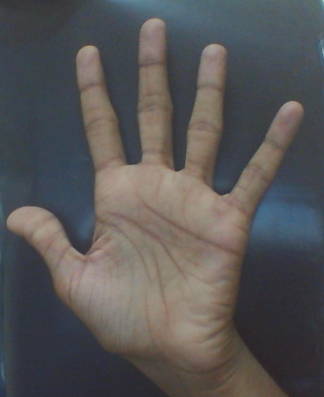
#> input picture testhand.png, 324 x 397 px, given in place of the camera
$ python cvjyoCam.py   (older library calls are emulated)
#> lines starting #> are read from the running program, lines starting #| are printed output that depends on the picture; after the words box and inside, x2 and y2 are one past the last pixel; in counts of white or black regions, pixels touching at a corner belong together
import cv2
import numpy as np
import sys
import math

def markPoints(pts, img):
    for pt in pts:
        cv2.circle(img, tuple((pt[0], pt[1])), 2, 0, -1)

def contourAreaComparator(cnt1, cnt2):
	if cv2.contourArea(cnt1) > cv2.contourArea(cnt2):
		return 1
	else:
		return -1

cap = cv2.VideoCapture(0)

while True:
	ret, frame = cap.read()
#> frame is the input picture: shape (397, 324, 3); mean B, G, R 86.2, 85.9, 87.7
	img = cv2.cvtColor(frame, cv2.COLOR_BGR2GRAY)
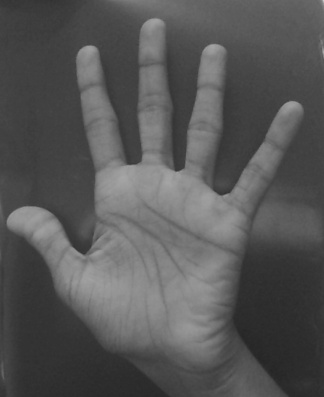
#> img: shape (397, 324); min 37, max 199, mean 86.3

	img = cv2.GaussianBlur(img, (5, 5), 0)
	height,width = img.shape
#> height = 397; width = 324

	_,otsu = cv2.threshold(img, 0, 255, cv2.THRESH_BINARY + cv2.THRESH_OTSU)
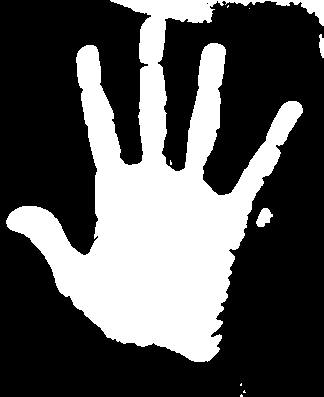
#> otsu: shape (397, 324); 33.5% white; 9 white regions (6 under 20 px)

	imgAnd = cv2.bitwise_and(img, otsu)
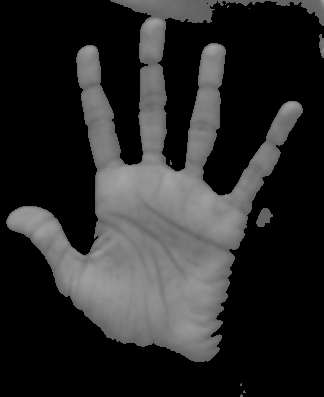
#> imgAnd: shape (397, 324); min 0, max 164, mean 42.2

	contours, hierarchy = cv2.findContours(otsu, 1, 2)
#> contours = 10 contours, 7 with area under 20; largest, box (x1, y1, x2, y2) and area: (6, 0, 324, 362) 41657, (256, 208, 273, 227) 178, (319, 34, 324, 58) 64

	area = []
	for cnt in contours:
		area.append(cv2.contourArea(cnt))
#> this loop made 10 passes
#> cnt on passes 3, 7, 8, 9: [[241, 383], [240, 384], [240, 385], [241, 385]], [[249, 8]], [[228, 5], [227, 6], [227, 7], [228, 6]], [[206, 3], [207, 2], [208, 3], [207, 4]]
#> after the loop, area = [3, 2, 1.5, 178.5, 2.5, 64.5, 0, 1, 2, 41657]

	area = np.array(area)
	idx = np.max(area)
#> idx = 41657
	idx = np.where(area==idx)[0][0]
#> idx = 9
	cnt = contours[idx]
#> cnt = contour of 990 points, box (x1, y1, x2, y2) (6, 0, 324, 362), area 41657

	hull = cv2.convexHull(cnt, returnPoints = False)
#> hull = 19 values, max 989 at index 0, min 0 at index 18, mean 406.7
	defects = cv2.convexityDefects(cnt, hull)
#> defects = 14 rows, first 6: [0, 150, 74, 28709], [150, 152, 151, 114], [152, 292, 217, 23377], [293, 295, 294, 162], [295, 341, 314, 2799], [342, 374, 347, 1046]

	for d in defects:
		s, e, f, appr = d[0]
		cv2.circle(imgAnd, tuple(cnt[f][0]), 2, 255, -1)
#> this loop made 14 passes
#> (s, e, f, appr) on passes 1 to 12: (0, 150, 74, 28709), (150, 152, 151, 114), (152, 292, 217, 23377), (293, 295, 294, 162), (295, 341, 314, 2799), (342, 374, 347, 1046), (374, 382, 379, 523), (382, 387, 384, 405), (387, 422, 399, 2135), (422, 426, 424, 256), (426, 428, 427, 114), (429, 431, 430, 114)
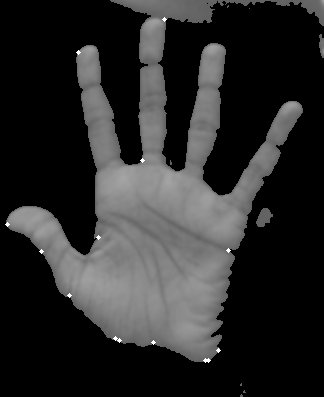
#> imgAnd: shape (397, 324); 0.14% of pixels changed, all inside (x1, y1, x2, y2) = (5, 17, 231, 363)

	dt = cv2.distanceTransform(otsu, cv2.cv.CV_DIST_L2, 3)
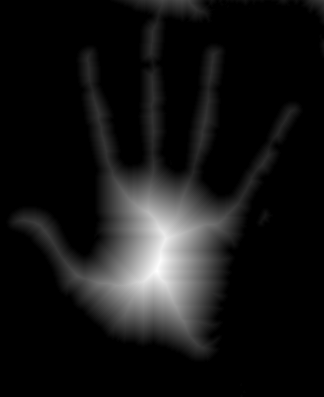
#> dt: shape (397, 324) float32; min 0, max 70.29, mean 5.9; drawn with min black and max white
	cv2.normalize(dt, dt, 0.0, 1.0, cv2.NORM_MINMAX);

	idx = np.where(dt==np.max(dt))
#> idx = ([271], [157])
	pt = (idx[0][0], idx[1][0])
#> pt = (271, 157)
	defPts = cnt[defects[:, 0, 2]]
#> defPts = contour of 14 points, box (x1, y1, x2, y2) (7, 19, 229, 361), area 33664
	defPts = defPts.reshape(-1,2)
#> defPts = 14 rows, first 8: [142, 160], [78, 52], [98, 237], [7, 224], [41, 251], [69, 295], [115, 338], [119, 340]

	thrDistTop = int(0.4*height)
#> thrDistTop = 158
	defPts = defPts[np.where(defPts[:, 1] > thrDistTop)[0]]
#> defPts = [[142, 160], [98, 237], [7, 224], [41, 251], [69, 295], [115, 338], [119, 340], [153, 342], [205, 360], [208, 360], [218, 350], [228, 250]]

	boundImg = np.zeros((height,width), np.uint8)
	cv2.fillPoly(boundImg, [defPts], 255)
#> boundImg: shape (397, 324); 17.1% white; 1 white region, box (x1, y1, x2, y2) and area: (7, 160, 229, 361) 22056
	imgRoi = cv2.bitwise_and(img, boundImg)
	imgRoi = cv2.adaptiveThreshold(imgRoi, 255, cv2.ADAPTIVE_THRESH_GAUSSIAN_C, cv2.THRESH_BINARY, 11, 2)
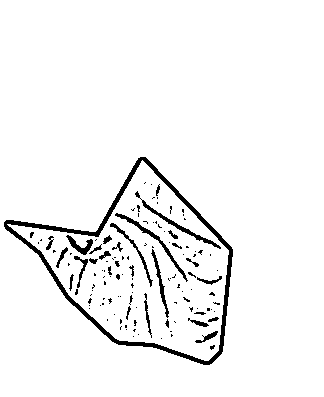
#> imgRoi: shape (397, 324); 95.5% white; 126 black regions (96 under 20 px), largest, box (x1, y1, x2, y2) and area: (4, 157, 233, 365) 2905, (135, 191, 221, 249) 357, (115, 213, 188, 282) 356

	kernel = np.ones((5,5),np.uint8)
	boundImg = cv2.erode(boundImg,kernel,iterations = 1)
#> boundImg: shape (397, 324); 15.8% white; 1 white region, box (x1, y1, x2, y2) and area: (15, 165, 227, 359) 20344
	imgRoi = cv2.bitwise_and(imgRoi, boundImg)
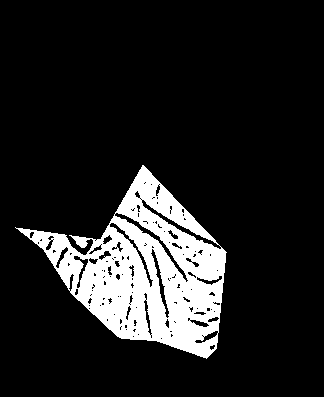
#> imgRoi: shape (397, 324); 13.6% white; 1 white region

	imgRoiC = imgRoi.copy()

	contours, hierarchy = cv2.findContours(imgRoiC, 1, 2)
#> contours = 161 contours, 121 with area under 20; largest, box (x1, y1, x2, y2) and area: (15, 165, 227, 359) 19836, (114, 212, 189, 283) 446, (141, 199, 222, 250) 418, (109, 222, 154, 288) 296, (150, 248, 170, 319) 290
#> (the run stopped early here; a loop or call above may not have finished)

$ run again, on adarshhand.jpg
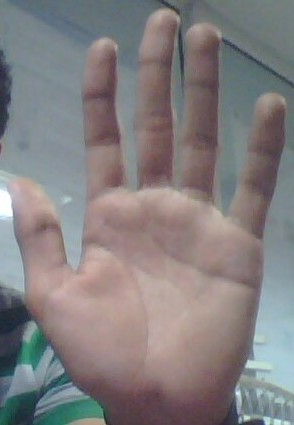
#> input picture adarshhand.jpg, 294 x 425 px, given in place of the camera
#> frame is the input picture: shape (425, 294, 3); mean B, G, R 127.8, 126.7, 131.1
#> otsu: shape (425, 294); 55.7% white; 22 black regions (6 under 20 px)
#> `contours, hierarchy = cv2.findContours(otsu, 1, 2)`: contours = 34 contours, 11 with area under 20; largest, box (x1, y1, x2, y2) and area: (0, 10, 294, 425) 65698, (8, 347, 64, 395) 1048, (139, 9, 180, 59) 934, (15, 218, 63, 255) 570, (186, 21, 223, 43) 428
#> the loop `for cnt in contours:` made 34 passes
#> cnt on passes 2, 3, 14, 15, 27, 28: [[39, 411]], [[42, 410]], [[173, 255], [174, 254], [175, 255], [174, 256]], [[83, 242], [84, 241], [85, 242], [84, 243]], [[220, 129], [220, 131], [221, 131], [221, 129]], [[184, 114], [184, 115]]
#> after the loop `for cnt in contours:`: area = 34 values, max 65698 at index 32, min 0 at index 1, mean 2086.2
#> `idx = np.max(area)`: idx = 65698
#> `idx = np.where(area==idx)[0][0]`: idx = 32
#> `cnt = contours[idx]`: cnt = contour of 917 points, box (x1, y1, x2, y2) (0, 10, 294, 425), area 65698
#> hull = [910, 854, 848, 463, 460, 364, 349, 348, 335, 139, 127, 76, 71, 6, 0]
#> defects = 14 rows, first 6: [910, 0, 912, 512], [0, 6, 3, 1030], [6, 71, 26, 3584], [71, 76, 74, 543], [76, 127, 93, 3235], [127, 139, 136, 663]
#> the loop `for d in defects:` made 14 passes
#> after the loop `for d in defects:`:
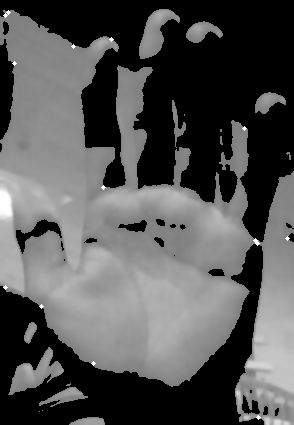
#> imgAnd: shape (425, 294); min 0, max 255, mean 83.8
#> `idx = np.where(dt==np.max(dt))`: idx = ([301], [122])
#> pt = (301, 122)
#> `defPts = cnt[defects[:, 0, 2]]`: defPts = contour of 14 points, box (x1, y1, x2, y2) (5, 12, 288, 418), area 51848
#> `defPts = defPts.reshape(-1,2)`: defPts = 14 rows, first 8: [8, 12], [5, 15], [14, 63], [5, 287], [41, 306], [93, 363], [257, 243], [258, 417]
#> `defPts = defPts[np.where(defPts[:, 1] > thrDistTop)[0]]`: defPts = [[5, 287], [41, 306], [93, 363], [257, 243], [258, 417], [287, 238], [255, 240], [103, 187]]
#> `imgRoi = cv2.bitwise_and(imgRoi, boundImg)`:
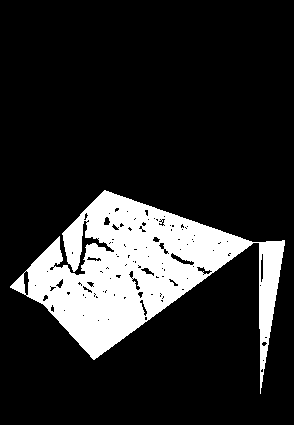
#> imgRoi: shape (425, 294); 16.6% white; 1 white region
#> `contours, hierarchy = cv2.findContours(imgRoiC, 1, 2)`: contours = 139 contours, 114 with area under 20; largest, box (x1, y1, x2, y2) and area: (10, 190, 285, 394) 21132, (170, 252, 195, 266) 110, (23, 270, 30, 296) 106, (260, 253, 264, 283) 75, (196, 266, 213, 275) 63

$ run again, on anirudhhand.jpg
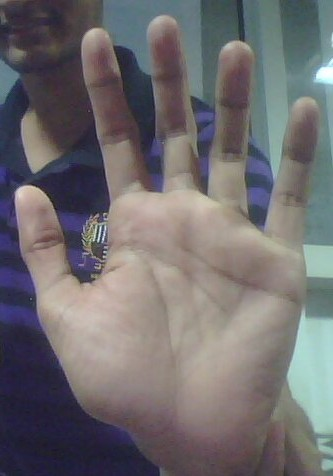
#> input picture anirudhhand.jpg, 333 x 476 px, given in place of the camera
#> frame is the input picture: shape (476, 333, 3); mean B, G, R 111.3, 108.7, 111.8
#> otsu: shape (476, 333); 56.8% white; 20 black regions (11 under 20 px)
#> `contours, hierarchy = cv2.findContours(otsu, 1, 2)`: contours = 28 contours, 15 with area under 20; largest, box (x1, y1, x2, y2) and area: (14, 0, 333, 476) 92586, (217, 55, 252, 161) 2562, (244, 139, 274, 228) 1777, (286, 114, 318, 205) 1624, (21, 112, 58, 173) 1169
#> the loop `for cnt in contours:` made 28 passes
#> cnt on passes 8, 9, 10, 14, 15, 26: [[80, 264], [80, 265], [83, 265], [83, 264]], [[85, 242], [86, 241], [87, 242], [86, 243]], [[84, 241], [85, 240], [86, 241], [85, 242]], [[243, 214], [244, 213], [245, 214], [244, 215]], [[242, 213], [243, 212], [244, 213], [243, 214]], [[247, 32], [247, 34], [248, 33], [248, 32]]
#> after the loop `for cnt in contours:`: area = 28 values, max 92586.5 at index 26, min 1.5 at index 25, mean 3599.6
#> `idx = np.max(area)`: idx = 92586.5
#> `idx = np.where(area==idx)[0][0]`: idx = 26
#> `cnt = contours[idx]`: cnt = contour of 1035 points, box (x1, y1, x2, y2) (14, 0, 333, 476), area 92586
#> hull = 19 values, max 836 at index 0, min 0 at index 18, mean 520.4
#> defects = 15 rows, first 6: [836, 0, 964, 49664], [0, 17, 7, 3154], [17, 21, 18, 114], [21, 504, 183, 34310], [505, 509, 506, 226], [509, 517, 514, 376]
#> the loop `for d in defects:` made 15 passes
#> after the loop `for d in defects:`:
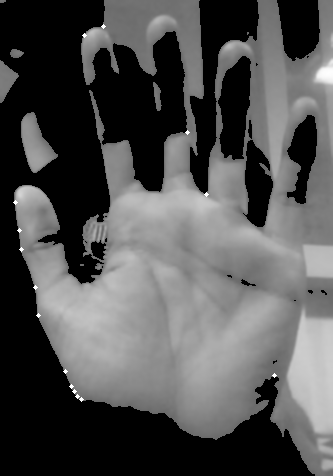
#> imgAnd: shape (476, 333); min 0, max 255, mean 81.8
#> `idx = np.where(dt==np.max(dt))`: idx = ([327], [163])
#> pt = (327, 163)
#> `defPts = cnt[defects[:, 0, 2]]`: defPts = contour of 15 points, box (x1, y1, x2, y2) (15, 26, 275, 400), area 44778
#> `defPts = defPts.reshape(-1,2)`: defPts = 15 rows, first 8: [206, 194], [103, 26], [84, 35], [187, 132], [15, 202], [19, 230], [21, 249], [35, 287]
#> `defPts = defPts[np.where(defPts[:, 1] > thrDistTop)[0]]`: defPts = [[206, 194], [15, 202], [19, 230], [21, 249], [35, 287], [38, 315], [65, 371], [71, 386], [74, 391], [77, 396], [81, 399], [274, 375]]
#> `imgRoi = cv2.bitwise_and(imgRoi, boundImg)`:
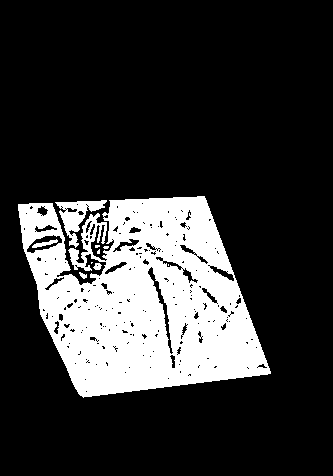
#> imgRoi: shape (476, 333); 21.1% white; 10 white regions (5 under 20 px)
#> `contours, hierarchy = cv2.findContours(imgRoiC, 1, 2)`: contours = 286 contours, 236 with area under 20; largest, box (x1, y1, x2, y2) and area: (18, 196, 271, 398) 34322, (55, 200, 107, 248) 818, (147, 266, 174, 355) 392, (26, 234, 63, 254) 380, (209, 265, 235, 282) 144
